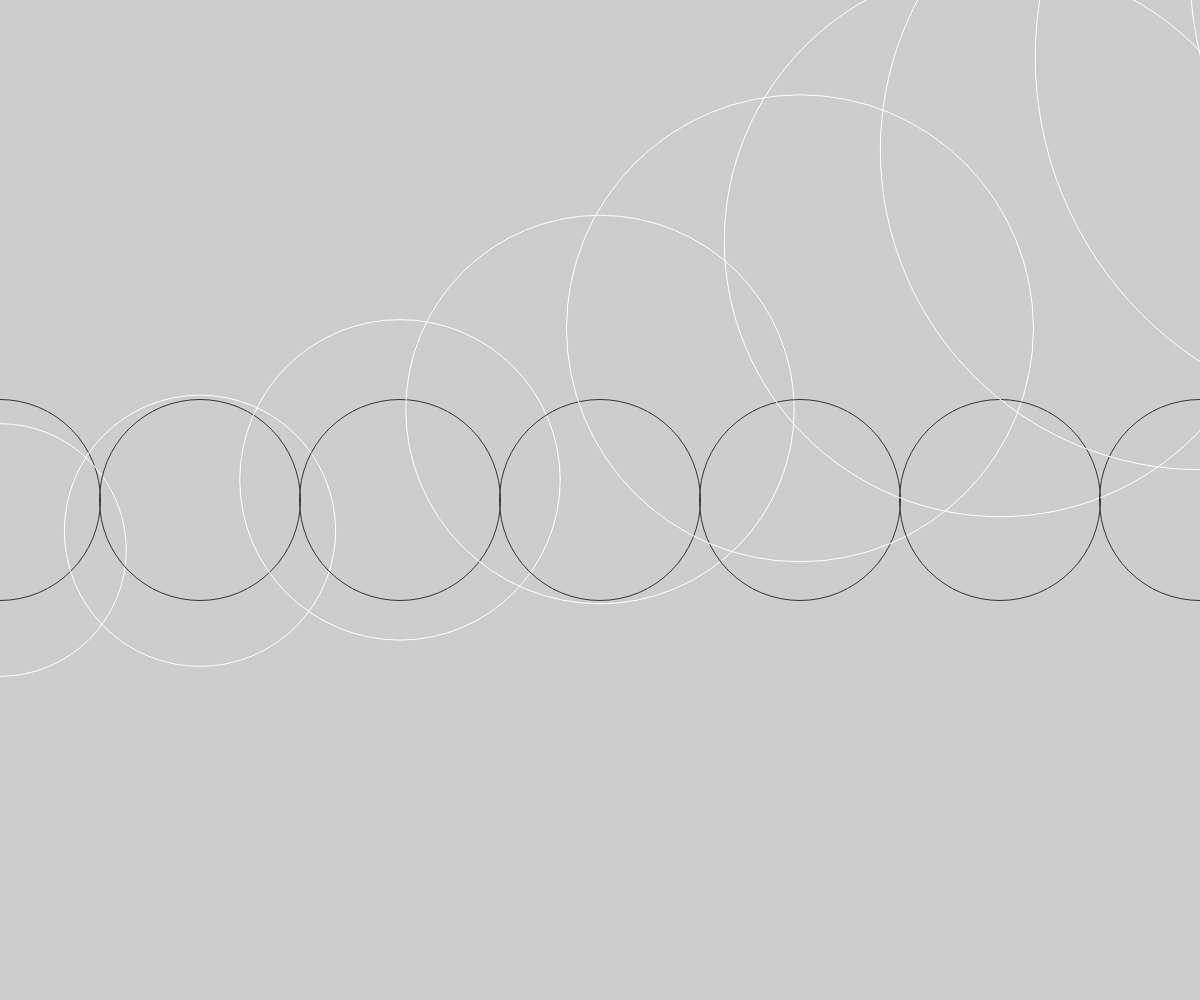
Frame 1 (no input)
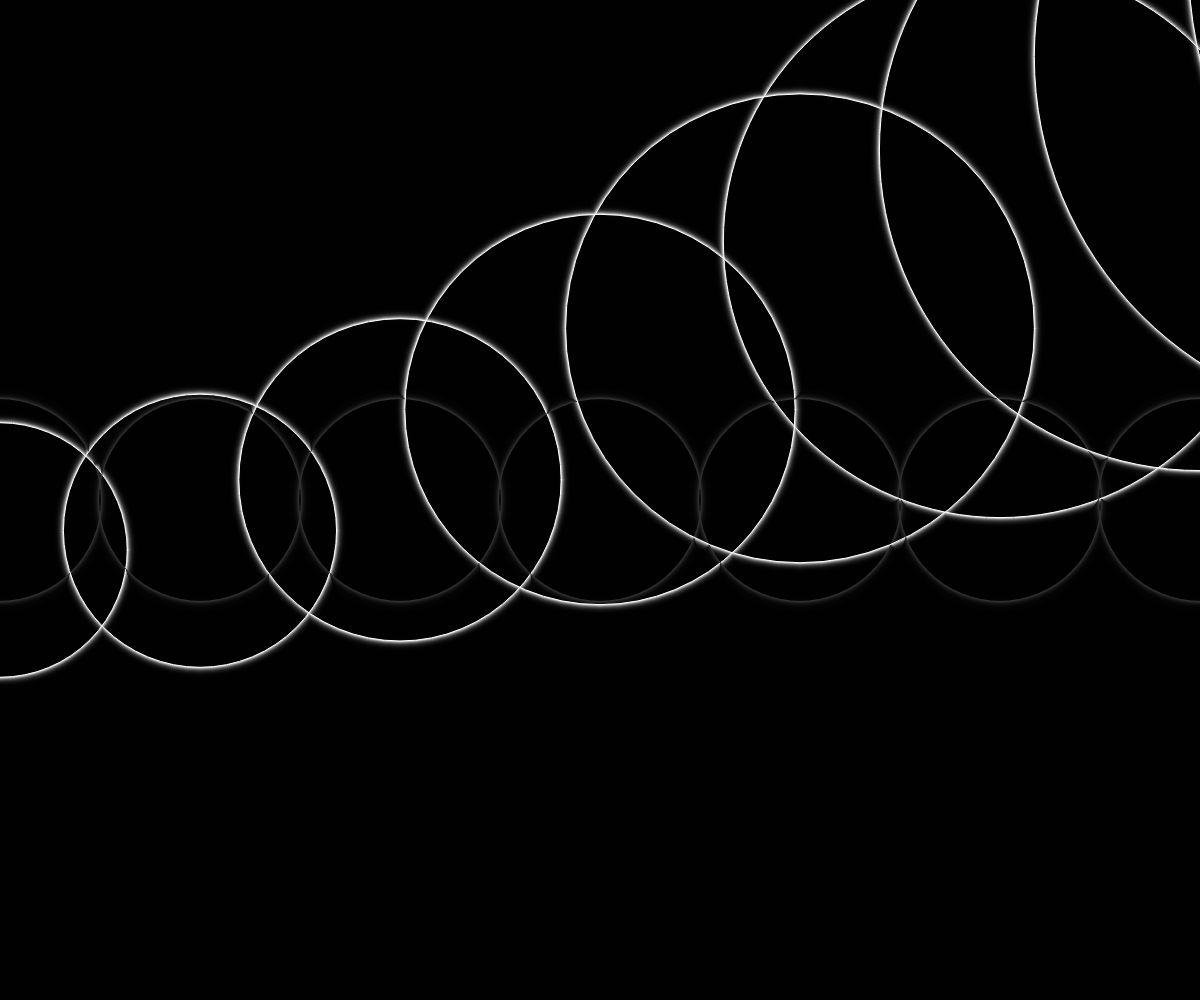
Frame 60 (no input)
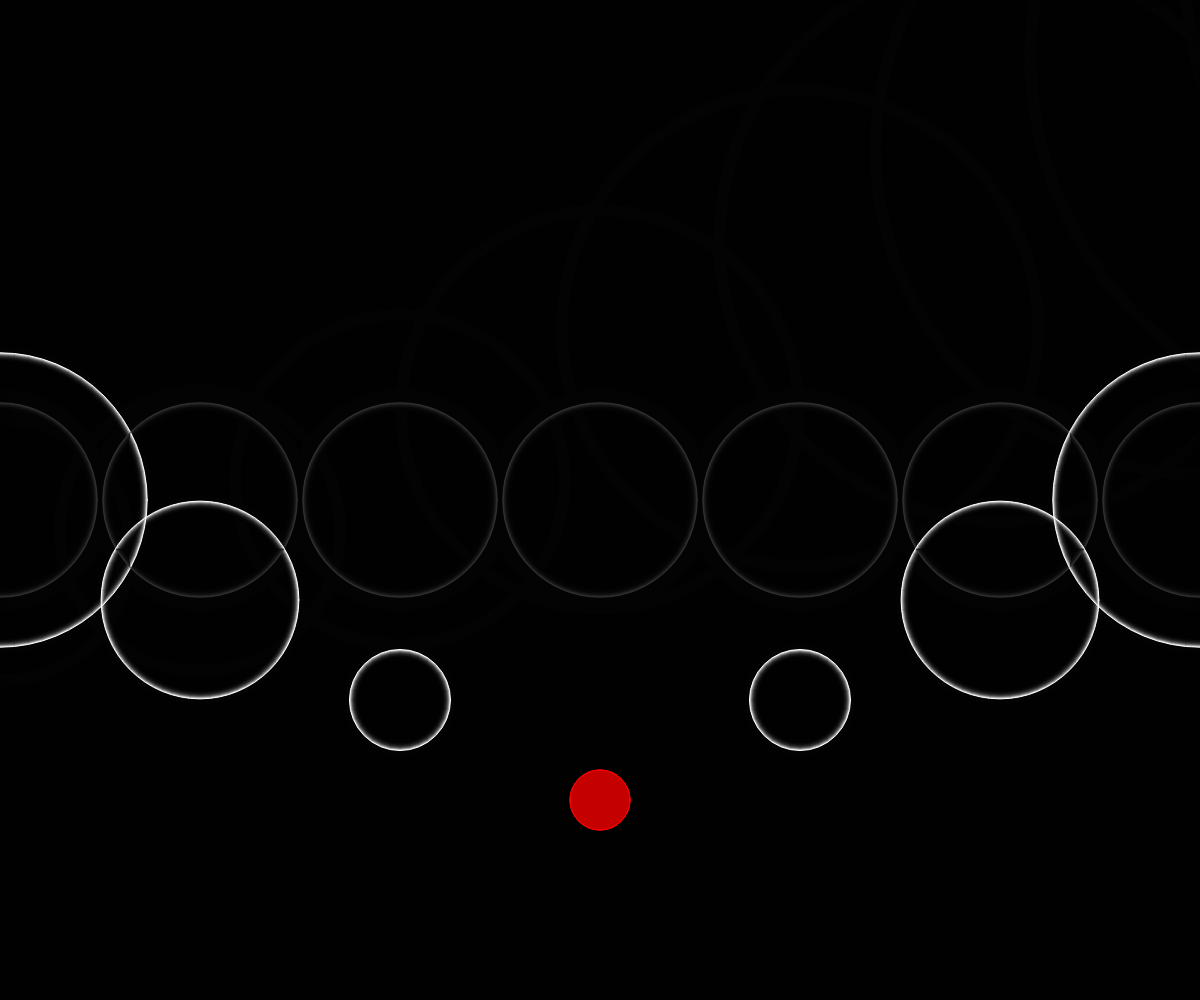
Frame 120 (the mouse pressed at the canvas centre since frame 60)

The p5.js sketch that drew these frames (run headless with seeded random() and noise() and a simulated clock; from frame 60 on, the mouse is pressed at the canvas centre):

// p5.js sketch
// ── sketch.js
let pulseFactor = 0;

function setup() {
  createCanvas(windowWidth, windowHeight);
}

function draw() {
  background(0, 50);
  
  // Update pulse animation
  pulseFactor = sin(frameCount * 0.05) * 20;

  for(let i = 0; i < 10; i++) {
    let circleX = i * 200;
    let circleY = height/2;
    let distanz = dist(mouseX, mouseY, circleX, circleY);
    let yPos = map(distanz, 0, width, -300, 300);
    let durchmesser = map(distanz, 0, width / 2, 10, 300);
    
    // Check if mouse is hovering
    let isHovering = distanz < 100;
    
    // Base circle
    stroke(50);
    noFill();
    ellipse(circleX, circleY, 200 + pulseFactor, 200 + pulseFactor);
    
    // Interactive circle
    if (isHovering) {
      fill(255, 0, 0, 100);
      stroke(255, 0, 0);
      ellipse(circleX, circleY - yPos, durchmesser + 50, durchmesser + 50);
    } else {
      noFill();
      stroke(255);
      ellipse(circleX, circleY - yPos, durchmesser + pulseFactor, durchmesser + pulseFactor);
    }
  }
}
